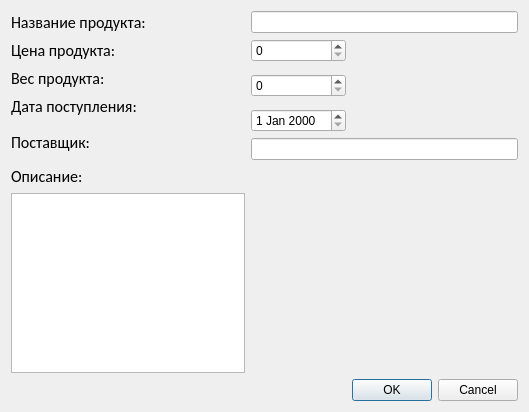
<?xml version="1.0" encoding="UTF-8"?>
<ui version="4.0">
 <class>EditDialog</class>
 <widget class="QDialog" name="EditDialog">
  <property name="geometry">
   <rect>
    <x>0</x>
    <y>0</y>
    <width>529</width>
    <height>412</height>
   </rect>
  </property>
  <property name="contextMenuPolicy">
   <enum>Qt::DefaultContextMenu</enum>
  </property>
  <property name="windowTitle">
   <string>Добавить</string>
  </property>
  <layout class="QGridLayout" name="gridLayout">
   <item row="0" column="0">
    <widget class="QLabel" name="nameLabel">
     <property name="font">
      <font>
       <family>Calibri</family>
       <pointsize>12</pointsize>
      </font>
     </property>
     <property name="text">
      <string>Название продукта:</string>
     </property>
    </widget>
   </item>
   <item row="0" column="1" colspan="2">
    <widget class="QLineEdit" name="nameEdit">
     <property name="maxLength">
      <number>30</number>
     </property>
    </widget>
   </item>
   <item row="1" column="0">
    <widget class="QLabel" name="priceLabel">
     <property name="font">
      <font>
       <family>Calibri</family>
       <pointsize>12</pointsize>
      </font>
     </property>
     <property name="text">
      <string>Цена продукта:</string>
     </property>
    </widget>
   </item>
   <item row="1" column="1">
    <widget class="QSpinBox" name="priceSpinBox">
     <property name="maximum">
      <number>1000000000</number>
     </property>
    </widget>
   </item>
   <item row="2" column="0">
    <widget class="QLabel" name="weightLabel">
     <property name="font">
      <font>
       <family>Calibri</family>
       <pointsize>12</pointsize>
      </font>
     </property>
     <property name="text">
      <string>Вес продукта:</string>
     </property>
    </widget>
   </item>
   <item row="2" column="1" rowspan="2">
    <widget class="QSpinBox" name="weightSpinBox">
     <property name="maximum">
      <number>1000000000</number>
     </property>
    </widget>
   </item>
   <item row="3" column="0" rowspan="2">
    <widget class="QLabel" name="datetLabel">
     <property name="font">
      <font>
       <family>Calibri</family>
       <pointsize>12</pointsize>
      </font>
     </property>
     <property name="contextMenuPolicy">
      <enum>Qt::NoContextMenu</enum>
     </property>
     <property name="text">
      <string>Дата поступления:</string>
     </property>
    </widget>
   </item>
   <item row="4" column="1" rowspan="2">
    <widget class="QDateEdit" name="dateEdit"/>
   </item>
   <item row="5" column="0" rowspan="2">
    <widget class="QLabel" name="providertLabel">
     <property name="font">
      <font>
       <family>Calibri</family>
       <pointsize>12</pointsize>
      </font>
     </property>
     <property name="text">
      <string>Поставщик:</string>
     </property>
    </widget>
   </item>
   <item row="6" column="1" colspan="2">
    <widget class="QLineEdit" name="providerEdit">
     <property name="maxLength">
      <number>30</number>
     </property>
    </widget>
   </item>
   <item row="7" column="0">
    <widget class="QLabel" name="providertLabel_2">
     <property name="font">
      <font>
       <family>Calibri</family>
       <pointsize>12</pointsize>
      </font>
     </property>
     <property name="text">
      <string>Описание:</string>
     </property>
    </widget>
   </item>
   <item row="8" column="0">
    <widget class="QPlainTextEdit" name="plainTextEdit"/>
   </item>
   <item row="8" column="1">
    <spacer name="verticalSpacer">
     <property name="orientation">
      <enum>Qt::Vertical</enum>
     </property>
     <property name="sizeHint" stdset="0">
      <size>
       <width>20</width>
       <height>159</height>
      </size>
     </property>
    </spacer>
   </item>
   <item row="9" column="2">
    <widget class="QDialogButtonBox" name="buttonBox">
     <property name="standardButtons">
      <set>QDialogButtonBox::Cancel|QDialogButtonBox::Ok</set>
     </property>
    </widget>
   </item>
  </layout>
 </widget>
 <resources/>
 <connections/>
</ui>
